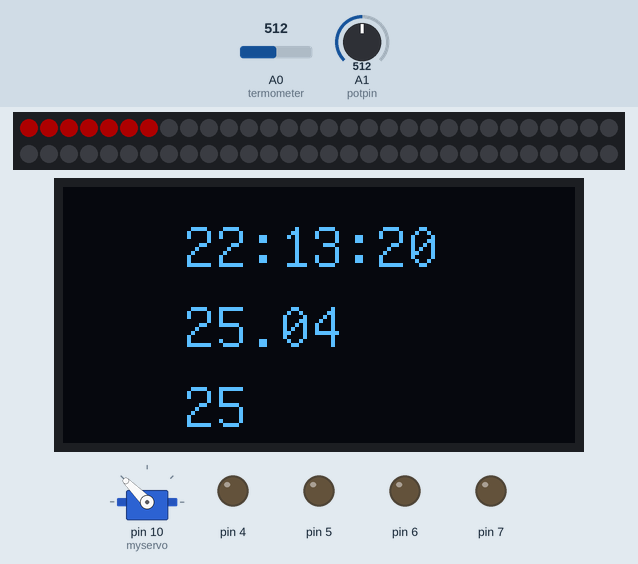
Recording of a sketch running on a simulated Arduino Uno, built with avr-gcc and run on an emulated ATmega328P. On the bench: servo, 60 RGB LEDs in strip order, left to right, continuing on the next row, 128×64 one-colour display, output pins drawn as LEDs (lit = HIGH). The test bench sets the inputs (shaded band); at power-on: A0 (termometer) = 512, A1 (potpin) = 512. Dim RGB values are drawn brighter than linear; the local clock reads 2024-03-15 10:24:30 at power-on unless the sketch sets it; what the sketch prints to the serial monitor is not drawn.

Above: at 1.2 s.
1.3 s: A0 (termometer) set to 306
At 2.3 s:
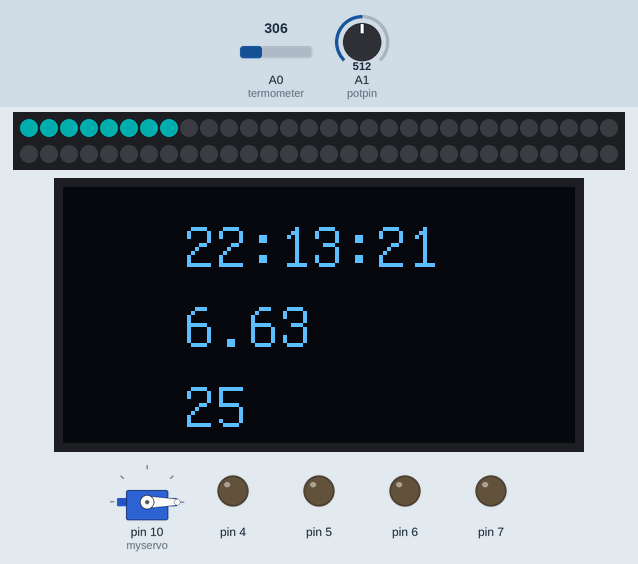
4.3 s: A0 (termometer) set to 716
At 4.59 s:
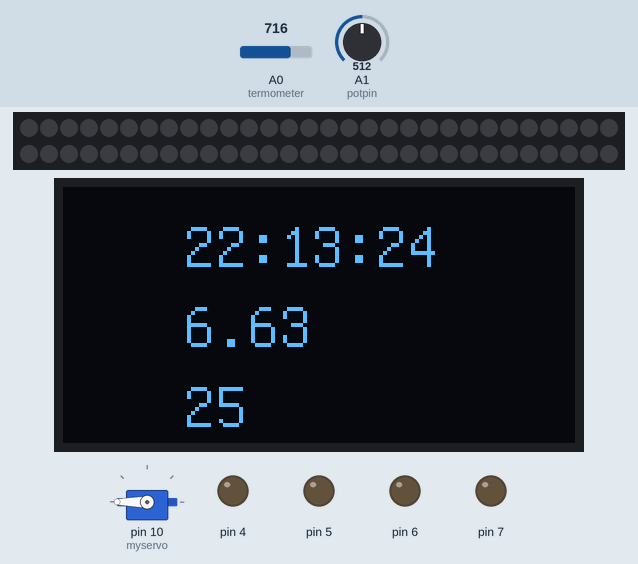
7.3 s: A1 (potpin) set to 716
At 10.0 s:
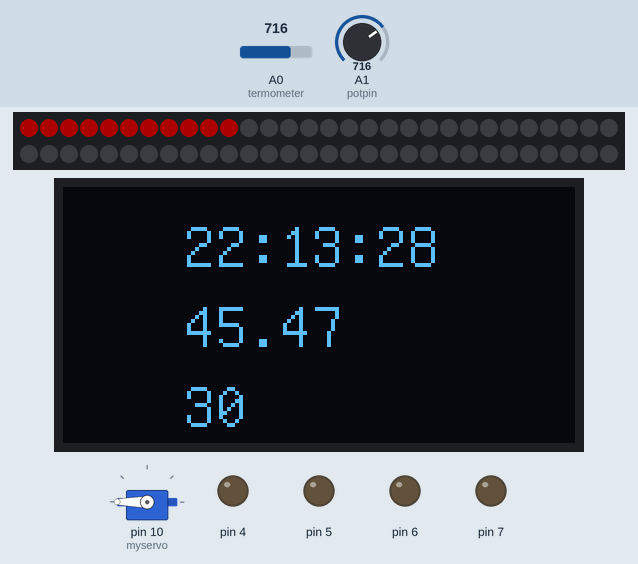
10.3 s: A0 (termometer) set to 843
At 13.0 s:
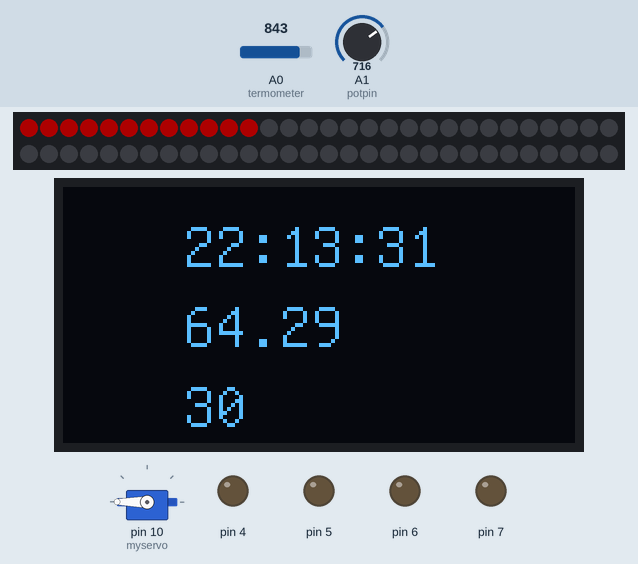
13.3 s: A0 (termometer) set to 870
At 14.7 s:
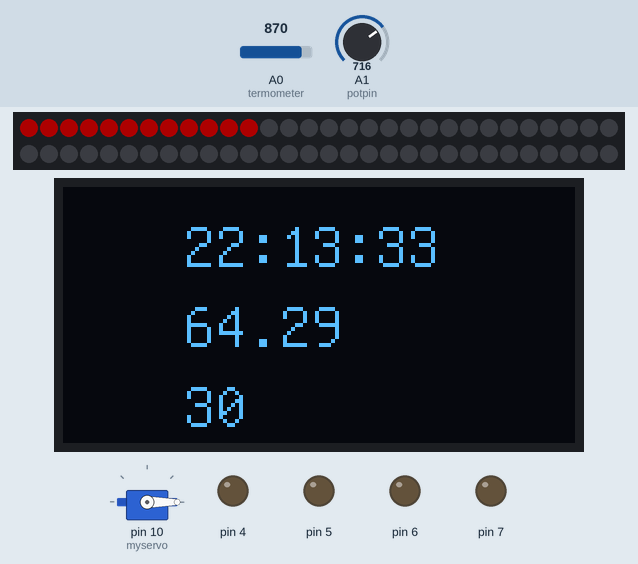
16.3 s: A1 (potpin) set to 900
At 16.79 s:
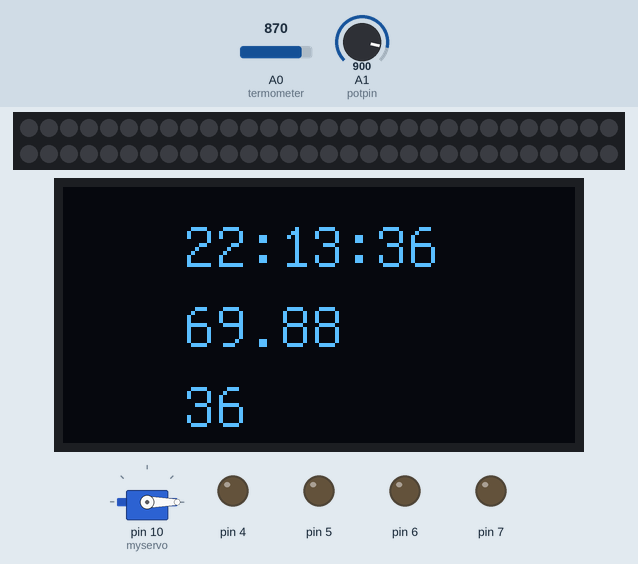
Timing chart, 0 to 19.1 s (numbered marks = the images above; inputs shaded):
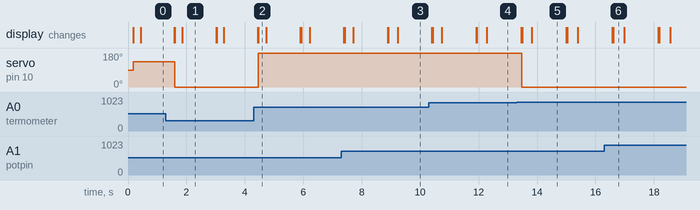

The sketch:

projekt1hugo.ino
```cpp
/*
* Name: clock,temp,piezo and ledring project
* Author: Hugo Karlsson
* Date: 2024-10-23
* Description: This project uses a ds3231 to measure time and displays the time on a 1306 OLED display.
* It also measures temperature with an analog temperature sensor and maps the value to a 9g-servo motor.
* The project uses a potentiometer to set a temperature threshold, controls a NeoPixel LED ring, and includes a piezo alarm.
*/

// Include Libraries
#include <RTClib.h>
#include <Wire.h>

#include "U8glib.h"

#include <Servo.h>

#include <Adafruit_NeoPixel.h>

#ifdef __AVR__
#include <avr/power.h>
#endif

#define PIN 9  // Define pin for NeoPixel strip

// Init constants
const int termometer = A0;  // Analog pin for temperature sensor
const int potpin = A1;      // Analog pin for potentiometer

// Init global variables


// Construct objects
RTC_DS3231 rtc;                                                              // Real-time clock object
U8GLIB_SSD1306_128X64 u8g(U8G_I2C_OPT_NO_ACK);                               // OLED display object
Servo myservo;                                                               // Servo motor object
Adafruit_NeoPixel strip = Adafruit_NeoPixel(60, PIN, NEO_GRB + NEO_KHZ800);  // NeoPixel LED strip object

/*
* Function: setup()
* Initializes the hardware, sets pin modes, and sets up the RTC and OLED display.
* Parameters: None
* Returns: void
*/
void setup() {
  // init communication
  Serial.begin(9600);
  Wire.begin();

  // Init Hardware
  rtc.begin();                    // Start RTC
  u8g.setFont(u8g_font_unifont);  // Set font for OLED display
  pinMode(termometer, INPUT);     // Set thermometer pin as input
  myservo.attach(10);              // Attach servo motor to pin 9
  pinMode(potpin, INPUT);         // Set potentiometer pin as input

  for (int i = 4; i <= 7; i++) {
    pinMode(i, OUTPUT);  // Set pins 4 to 7 as output for alarm
  }
  strip.begin();            // Initialize NeoPixel strip
  strip.setBrightness(50);  // Set LED brightness
  strip.show();             // Initialize all pixels to 'off'

  //settings
  rtc.adjust(DateTime(F(__DATE__), F(__TIME__)));  // Set RTC to compile time
  //rtc.adjust(DateTime(2019, 1, 21, 5, 0, 0));  // Uncomment to set custom time
}

/*
* Function: loop()
* Main loop that runs continuously, updating the OLED display, servo motor, and LED ring.
* Parameters: None
* Returns: void
*/
void loop() {
  oledWrite(30, 20, getTime(), 30, 40, String(getTemp()), 30, 60, String(getthreshold()));  // Update OLED with time, temperature, and threshold
  servoWrite(getTemp());                                                                    // Move servo according to temperature
  colorwipe(strip.Color(0, 0, 0), 0);                                                       // Turn off all LEDs
  colorWipe();                                                                              // Set color on LED strip based on temperature and threshold
  delay(1000);                                                                              // Delay for 1 second
  //Serial.println(getTemp());
  //Serial.println(getTime());
  //Serial.println(getthreshold());
}


/*
* Function: getTime()
* Reads the current time from the DS3231 RTC module and formats it as a string.
* Parameters: None
* Returns: String with time in hh:mm:ss format
*/
String getTime() {
  DateTime now = rtc.now();  // Get current time

  Serial.println("The time is:" + String(now.hour()) + ":" + String(now.minute()) + ":" + String(now.second()));  // Print time to serial monitor
  return String(now.hour()) + ":" + String(now.minute()) + ":" + String(now.second());  // Return formatted time as a string
}

/*
* Function: getTemp()
* Reads the analog value from the temperature sensor, calculates the temperature in Celsius,
* and prints it to the serial monitor.
* Parameters: None
* Returns: float - Temperature in Celsius
*/
float getTemp() {
  int Vo;
  float R1 = 10000;  // Resistance of R1 in the circuit
  float logR2, R2, T;
  float c1 = 0.001129148, c2 = 0.000234125, c3 = 0.0000000876741;  // Coefficients for Steinhart-Hart equation

  Vo = analogRead(termometer);                                 // Read analog value from temperature sensor
  R2 = R1 * (1023.0 / (float)Vo - 1.0);                        // Calculate resistance of thermistor
  logR2 = log(R2);                                             // Logarithm of resistance
  T = (1.0 / (c1 + c2 * logR2 + c3 * logR2 * logR2 * logR2));  // Calculate temperature in Kelvin
  T = T - 273.15;                                              // Convert temperature from Kelvin to Celsius

  Serial.print("Temperature: ");
  Serial.print(T);
  Serial.println(" C");
  return T;  // Return temperature in Celsius
}

/*
* Function: oledWrite()
* Writes text to the OLED display at specified coordinates.
* Parameters: - x, y: Coordinates for the first string
*             - text: The first string to display
*             - x1, y1: Coordinates for the second string
*             - text1: The second string to display
*             - x2, y2: Coordinates for the third string
*             - text2: The third string to display
* Returns: void
*/
void oledWrite(int x, int y, String text, int x1, int y1, String text1, int x2, int y2, String text2) {
  u8g.firstPage();  // Start the OLED drawing process

  do {
    u8g.drawStr(x, y, text.c_str());     // Draw the first string
    u8g.drawStr(x1, y1, text1.c_str());  // Draw the second string
    u8g.drawStr(x2, y2, text2.c_str());  // Draw the third string

  } while (u8g.nextPage());  // Continue drawing on next page
}

/*
* Function: servoWrite()
* Maps the temperature value to a corresponding angle on the servo motor and writes the angle to the servo.
* Parameters: - value: The temperature value to map
* Returns: void
*/
void servoWrite(float value) {
  int angle = map(value, 10, 30, 0, 180);  // Map temperature (10-30°C) to servo angle (0-180 degrees)
  myservo.write(angle);                    // Write the angle to the servo
}

/*
* Function: getthreshold()
* Reads the potentiometer value and maps it to a temperature threshold.
* Parameters: None
* Returns: int - Threshold temperature in the range 10 to 40°C
*/
int getthreshold() {
  return map(analogRead(potpin), 0, 1023, 10, 40);  // Map potentiometer value (0-1023) to temperature range (10-40°C)
}

/*
* Function: alarm()
* Plays a short tone on pins 4 to 7 to act as an alarm.
* Parameters: None
* Returns: void
*/
void alarm() {
  for (int i = 4; i <= 7; i++) {
    tone(i, 500);  // Play tone on pin i
    delay(50);     // Short delay
    noTone(i);     // Stop tone on pin i
  }
}

/*
* Function: colorwipe()
* Turns off all LEDs on the NeoPixel strip by wiping the strip with the specified color.
* Parameters: - c: Color to set
*             - wait: Delay between wiping each LED
* Returns: void
*/
void colorwipe(uint32_t c, uint8_t wait) {
  for (uint16_t i = 0; i < strip.numPixels(); i++) {
    strip.setPixelColor(i, c);  // Set pixel color to 'c'
    strip.show();               // Update the strip
  }
}

/*
* Function: colorWipe()
* Updates the NeoPixel LED strip based on the current second and temperature threshold.
* LEDs turn blue if temperature is below or equal to threshold, red otherwise.
* Parameters: None
* Returns: void
*/
void colorWipe() {
  DateTime now = rtc.now();  // Get current time
  for (int i = 0; i < map(now.second(), 0, 59, 0, 23); i++) {
    if (getTemp() <= getthreshold()) {
      strip.setPixelColor(i, strip.Color(0, 255, 255));  // Blue if temperature <= threshold
    } else {
      strip.setPixelColor(i, strip.Color(255, 0, 0));  // Red if temperature > threshold
    }
    strip.show();  // Update the strip
  }
}
```

Measured:
- the behaviour switches between 851 and 852 on A0 (termometer) (found by bisection; images 4 and 5)
- after the input at 1.3 s, servo on pin 10 (myservo): 135° → 0° after 0.31 s
- after the input at 4.3 s, servo on pin 10 (myservo): 0° → 180° after 0.16 s
- after the input at 13.3 s, servo on pin 10 (myservo): 180° → 0° after 0.18 s
- what the display in image 1 shows lasts 1.1 s, from 1.9 s to 3.0 s
